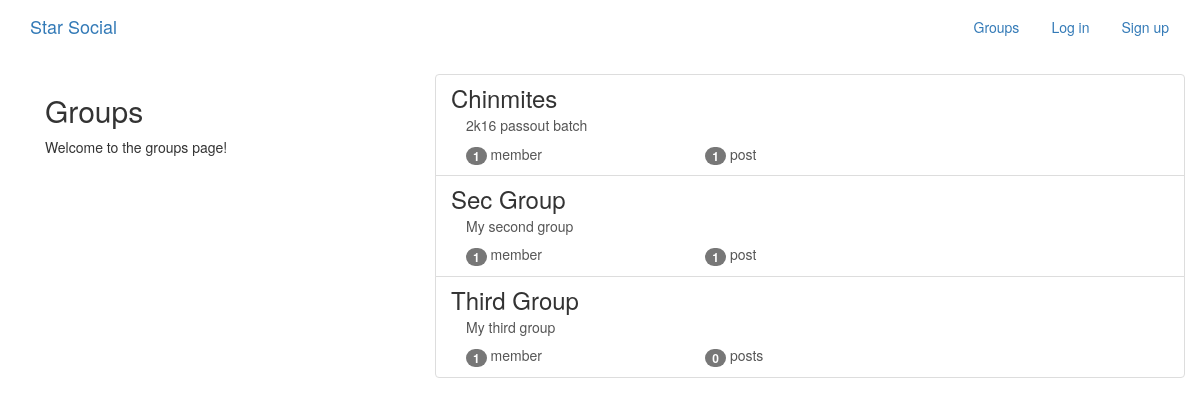
The app's page /groups/ with its own data.
### groups/models.py (models this page shows, shortened)
class Group(models.Model):
    name = models.CharField(max_length=255,unique=True)
    slug = models.SlugField(allow_unicode=True,unique=True)
    description = models.TextField(default='',blank=True)
    description_html = models.TextField(editable=False,default='',blank=True)
    members = models.ManyToManyField(User,through='GroupMember')
    class Meta:
        ordering = ['name']

### groups/views.py (the view)
# urls.py: path('',views.ListGroups.as_view(),name='all'),
class ListGroups(generic.ListView):
    model = Group

### groups/templates/groups/group_list.html (shortened to what this page needs)
{% extends "groups/group_base.html" %}
{% block pre_group %}
<div class="col-md-4">
    <div class="content">
        <h2>Groups</h2>
        <p>Welcome to the groups page!</p>
    </div>
</div>
{% endblock %}
{% block group_content %}
<div class="col-md-8">
    <div >
        {% for group in object_list %}
        <a class="list-group-item" href="{%url 'groups:single' slug=group.slug %}">
            <h3 class="title list-group-item-heading">{{group.name}}</h3>
            <div class="list-group-item-text container-fluid">
                {{group.description_html|safe}}
                <div class="row">
                    <div class="col-md-4">
                        <span class="badge">{{group.members.count}}</span>
                        member{{group.members.count|pluralize}}
                    </div>
                    <div class="col-md-4">
                        <span class="badge">{{group.posts.count}}</span>
                        post{{group.posts.count|pluralize}}
                    </div>
                </div>
            </div>
        </a>
        {% endfor %}
    </div>
</div>
{% endblock %}

### groups/templates/groups/group_base.html (shortened to what this page needs)
{% extends "base.html" %}
{% block content %}
<div class="container">
    <div class="row">
        {% block pre_group %}{% endblock %}
        {% block group_content %}{% endblock %}
    </div>
</div>
{% endblock %}

### templates/base.html (shortened to what this page needs)
<!DOCTYPE html>
{% load staticfiles %}
<html>
  <head>
    <link rel="stylesheet" href="https://maxcdn.bootstrapcdn.com/bootstrap/3.3.7/css/bootstrap.min.css">
    <link rel="stylesheet" href="https://maxcdn.bootstrapcdn.com/bootstrap/3.3.7/css/bootstrap-theme.min.css">
    <link rel="stylesheet" href="{% static 'simplesocial/css/master.css'%}">
  </head>
  <body>
    <nav class="navbar  mynav" role="navigation" id="navbar">
        <div class="container">
            <a class="navbar-brand mynav" href="{% url 'home' %}">Star Social</a>
            <ul class="nav navbar-nav navbar-right">
                {% if user.is_authenticated %}
                <li><a href="{% url 'posts:create' %}" class="btn btn-simple">Post</a></li>
                <li><a href="{% url 'groups:all' %}" class="btn btn-simple">Groups</a></li>
                <li><a href="{% url 'groups:create' %}" class="btn btn-simple">Create Group</a></li>
                <li><a href="{% url 'accounts:logout' %}" class="btn btn-simple">Log out</a></li>
                {% else %}
                <li><a href="{% url 'groups:all' %}"class="btn btn-simple">Groups</a></li>
                <li><a href="{% url 'accounts:login' %}" class="btn btn-simple">Log in</a></li>
                <li><a href="{% url 'accounts:signup' %}" class="btn btn-simple">Sign up</a></li>
                {% endif %}
            </ul>
        </div>
    </nav>
    <div class="container mycontent">
          {% block content %}
          {% endblock %}
    </div>
  </body>
</html>

### records on screen
Group: name "Chinmites", description_html "2k16 passout batch", members.count "1", posts.count "1"
Group: name "Sec Group", description_html "My second group", members.count "1", posts.count "1"
Group: name "Third Group", description_html "My third group", members.count "1", posts.count "0"
